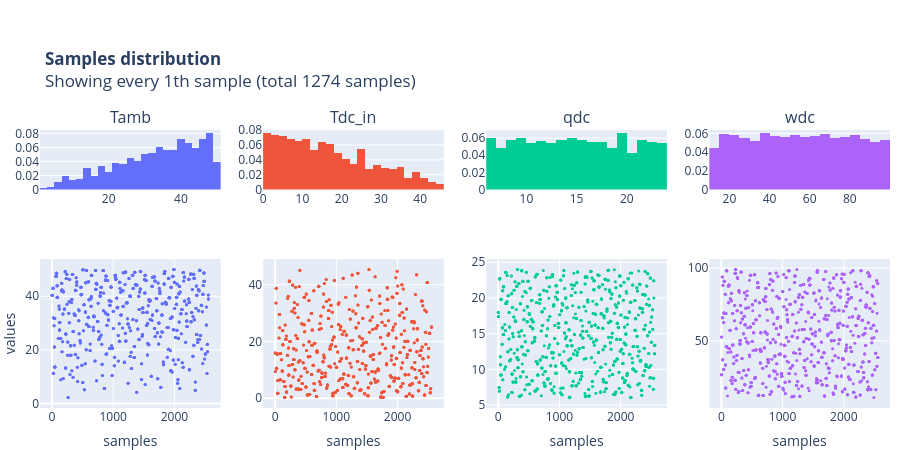

Write notebook code for a chart like this one.
### Code cell
@dataclass
class ModelInputsRange:
    Tamb: tuple[float, float] = (0.1, 50.)
    Tdc_in: tuple[float, float] = (25., 45.)
    qdc: tuple[float, float] = (6., 24.)
    wdc: tuple[float, float] = (11., 99.18)
    
# 1. Define problem
output_path = base_output_path / "dc.csv"
mip = ModelInputsRange()

var_ids = list(asdict(mip).keys())

problem = {
    'num_vars': len(asdict(mip)),
    'names': var_ids,
    'bounds': list(asdict(mip).values()),
    'outputs': ['Tdc_out']
}

# 2. Generate samples
param_values = sobol.sample(problem, N=N, calc_second_order=True)

df = pd.DataFrame(param_values, columns=var_ids)
len0 = len(df)

# Filter out invalid points
# Tin > Tamb
df = df[df["Tdc_in"] < df["Tamb"]]

logger.info(f"After filtering, removed {len0-len(df)} rows, from {len0} to {len(df)}")
display(df)
df.to_csv(output_path)
logger.info(f"Samples saved at {output_path}")

fig = plot_samples(df, var_ids, Ncols=len(var_ids))
display(fig)
save_figure(fig, figure_path=base_output_path, figure_name="viz_samples_dc", formats=["png"])

### Figure 1 — Plotly figure (JSON) as saved in the notebook; plotly's stock layout.template omitted (floating-point values rounded to 4 significant figures; data arrays with more than 128 entries replaced by an {"elided": "..."} marker saying what was removed)
{"data": [{"histnorm": "probability", "marker": {"color": "#636EFA"}, "name": "Tamb", "type": "histogram", "x": {"elided": "1274 float values"}, "xaxis": "x", "yaxis": "y"}, {"marker": {"color": "#636EFA", "size": 3}, "mode": "markers", "name": "Tamb", "type": "scatter", "x": {"elided": "1274 int values"}, "xaxis": "x5", "y": {"elided": "1274 float values"}, "yaxis": "y5"}, {"histnorm": "probability", "marker": {"color": "#EF553B"}, "name": "Tdc_in", "type": "histogram", "x": {"elided": "1274 float values"}, "xaxis": "x2", "yaxis": "y2"}, {"marker": {"color": "#EF553B", "size": 3}, "mode": "markers", "name": "Tdc_in", "type": "scatter", "x": {"elided": "1274 int values"}, "xaxis": "x6", "y": {"elided": "1274 float values"}, "yaxis": "y6"}, {"histnorm": "probability", "marker": {"color": "#00CC96"}, "name": "qdc", "type": "histogram", "x": {"elided": "1274 float values"}, "xaxis": "x3", "yaxis": "y3"}, {"marker": {"color": "#00CC96", "size": 3}, "mode": "markers", "name": "qdc", "type": "scatter", "x": {"elided": "1274 int values"}, "xaxis": "x7", "y": {"elided": "1274 float values"}, "yaxis": "y7"}, {"histnorm": "probability", "marker": {"color": "#AB63FA"}, "name": "wdc", "type": "histogram", "x": {"elided": "1274 float values"}, "xaxis": "x4", "yaxis": "y4"}, {"marker": {"color": "#AB63FA", "size": 3}, "mode": "markers", "name": "wdc", "type": "scatter", "x": {"elided": "1274 int values"}, "xaxis": "x8", "y": {"elided": "1274 float values"}, "yaxis": "y8"}], "layout": {"annotations": [{"font": {"size": 16}, "showarrow": false, "text": "Tamb", "x": 0.1062, "xanchor": "center", "xref": "paper", "y": 1, "yanchor": "bottom", "yref": "paper"}, {"font": {"size": 16}, "showarrow": false, "text": "Tdc_in", "x": 0.3688, "xanchor": "center", "xref": "paper", "y": 1, "yanchor": "bottom", "yref": "paper"}, {"font": {"size": 16}, "showarrow": false, "text": "qdc", "x": 0.6313, "xanchor": "center", "xref": "paper", "y": 1, "yanchor": "bottom", "yref": "paper"}, {"font": {"size": 16}, "showarrow": false, "text": "wdc", "x": 0.8938, "xanchor": "center", "xref": "paper", "y": 1, "yanchor": "bottom", "yref": "paper"}], "height": 450, "hovermode": "x", "hoversubplots": "axis", "margin": {"b": 0, "l": 0, "r": 0, "t": 130}, "showlegend": false, "title": {"text": "<b>Samples distribution</b><br>Showing every 1th sample (total 1274 samples)"}, "xaxis": {"anchor": "y", "domain": [0, 0.2125]}, "xaxis2": {"anchor": "y2", "domain": [0.2625, 0.475]}, "xaxis3": {"anchor": "y3", "domain": [0.525, 0.7375]}, "xaxis4": {"anchor": "y4", "domain": [0.7875, 1]}, "xaxis5": {"anchor": "y5", "domain": [0, 0.2125], "title": {"text": "samples"}}, "xaxis6": {"anchor": "y6", "domain": [0.2625, 0.475], "title": {"text": "samples"}}, "xaxis7": {"anchor": "y7", "domain": [0.525, 0.7375], "title": {"text": "samples"}}, "xaxis8": {"anchor": "y8", "domain": [0.7875, 1], "title": {"text": "samples"}}, "yaxis": {"anchor": "x", "domain": [0.7857, 1]}, "yaxis2": {"anchor": "x2", "domain": [0.7857, 1]}, "yaxis3": {"anchor": "x3", "domain": [0.7857, 1]}, "yaxis4": {"anchor": "x4", "domain": [0.7857, 1]}, "yaxis5": {"anchor": "x5", "domain": [0, 0.5357], "title": {"text": "values"}}, "yaxis6": {"anchor": "x6", "domain": [0, 0.5357]}, "yaxis7": {"anchor": "x7", "domain": [0, 0.5357]}, "yaxis8": {"anchor": "x8", "domain": [0, 0.5357]}}}
